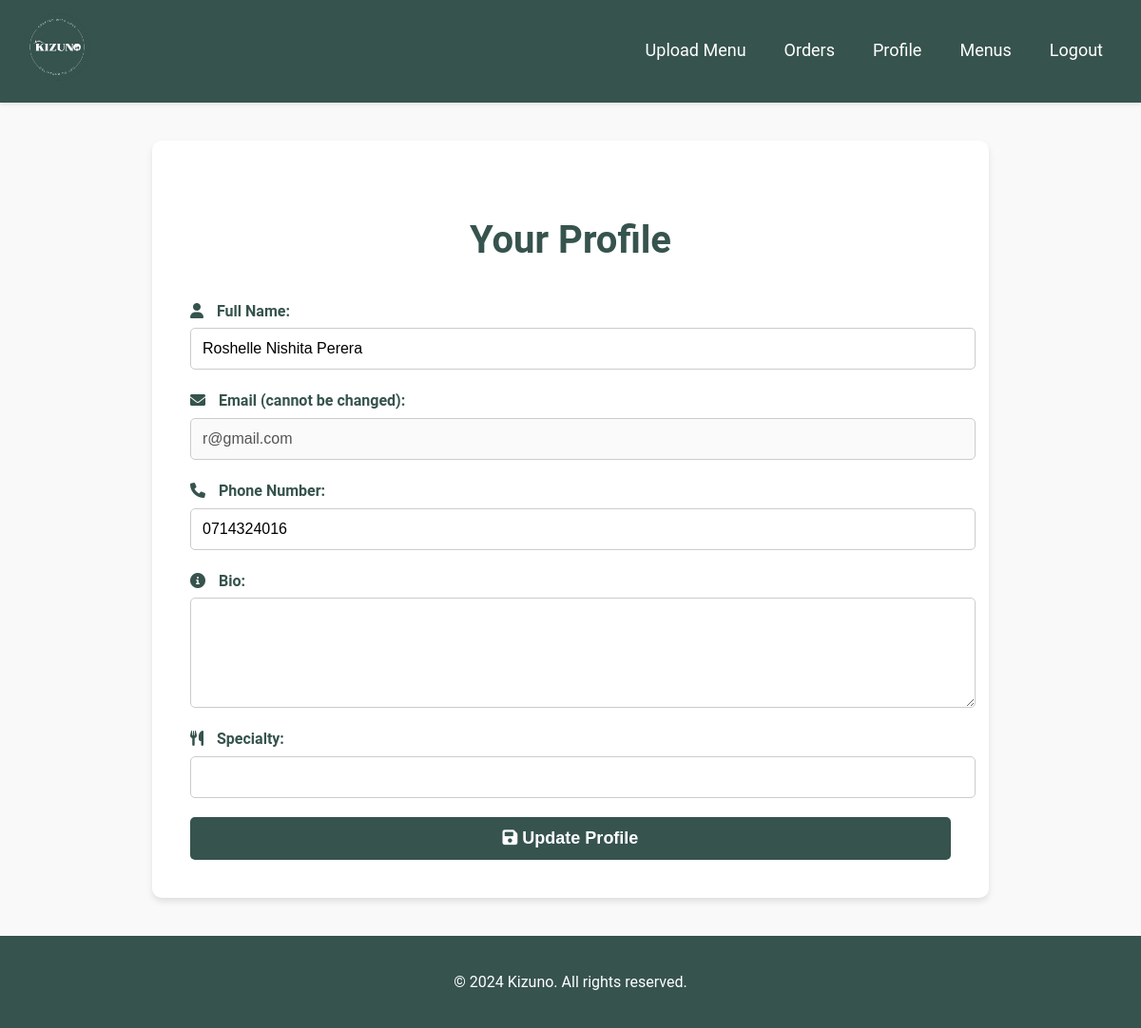
/FRONTEND/html/cook_profile.php (signed in), run on the app's committed database.
### tables this page shows
CREATE TABLE `cooks` (
  `cook_id` int(11) NOT NULL,
  `user_id` int(11) DEFAULT NULL,
  `bio` text DEFAULT NULL,
  `specialty` varchar(255) DEFAULT NULL,
  `rating` decimal(3,2) DEFAULT 0.00,
  `total_reviews` int(11) DEFAULT 0
);

CREATE TABLE `users` (
  `user_id` int(11) NOT NULL,
  `full_name` varchar(100) NOT NULL,
  `email` varchar(100) NOT NULL,
  `phone_number` varchar(15) DEFAULT NULL,
  `password_hash` varchar(255) NOT NULL,
  `user_type` enum('cook','customer','driver') NOT NULL,
  `created_at` timestamp NOT NULL DEFAULT current_timestamp()
);

### FRONTEND/html/cook_profile.php (the view, shortened to what this page needs)
<?php
require '../../BACKEND/db.php';
$cook_id = $_SESSION['user_id'];
$stmt = $pdo->prepare("
    SELECT u.full_name, u.email, u.phone_number, c.bio, c.specialty, c.rating, c.total_reviews
    FROM users u
    INNER JOIN cooks c ON u.user_id = c.user_id
    WHERE u.user_id = ?
");
$stmt->execute([$cook_id]);
$cook = $stmt->fetch(PDO::FETCH_ASSOC);
?>
<!DOCTYPE html>
<html lang="en">
<head>
    <link rel="stylesheet" href="https://cdnjs.cloudflare.com/ajax/libs/font-awesome/6.0.0-beta3/css/all.min.css">
    <link rel="stylesheet" href="../css/cook_profile.css">
</head>
<body>
    <header>
        <div class="logo">
            <a href="cook_dashboard.php">
                <img src="../RESOURCES/logo.png" alt="Kizuno Logo">
            </a>
        </div>
        <nav>
            <ul>
                <li><a href="menu_upload.php">Upload Menu</a></li>
                <li><a href="order_management.php">Orders</a></li>
                <li><a href="cook_profile.php">Profile</a></li>
                <li><a href="previous_menus.php">Menus</a></li>
                <li><a href="../../BACKEND/logout.php">Logout</a></li>
            </ul>
        </nav>
    </header>
    <main>
        <section class="profile-section">
            <h1>Your Profile</h1>
            <form action="cook_profile.php" method="POST">
                <div class="form-group">
                    <label for="full_name"><i class="fas fa-user"></i> Full Name:</label>
                    <input type="text" id="full_name" name="full_name" value="<?php echo htmlspecialchars($cook['full_name']); ?>" required>
                </div>
                <div class="form-group">
                    <label for="email"><i class="fas fa-envelope"></i> Email (cannot be changed):</label>
                    <input type="email" id="email" name="email" value="<?php echo htmlspecialchars($cook['email']); ?>" disabled>
                </div>
                <div class="form-group">
                    <label for="phone_number"><i class="fas fa-phone"></i> Phone Number:</label>
                    <input type="text" id="phone_number" name="phone_number" value="<?php echo htmlspecialchars($cook['phone_number']); ?>" required>
                </div>
                <div class="form-group">
                    <label for="bio"><i class="fas fa-info-circle"></i> Bio:</label>
                    <textarea id="bio" name="bio" rows="5"><?php echo htmlspecialchars($cook['bio']); ?></textarea>
                </div>
                <div class="form-group">
                    <label for="specialty"><i class="fas fa-utensils"></i> Specialty:</label>
                    <input type="text" id="specialty" name="specialty" value="<?php echo htmlspecialchars($cook['specialty']); ?>">
                </div>
                <button type="submit"><i class="fas fa-save"></i> Update Profile</button>
            </form>
        </section>
    </main>
    <footer>
        <p>&copy; 2024 Kizuno. All rights reserved.</p>
    </footer>
</body>
</html>

### FRONTEND/css/cook_profile.css (style rules this page uses)
:root { --primary-color: #36534d; --secondary-color: #f0f4f3; --accent-color: #45a049; --text-color: #333; --background-color: #f9f9f9; --success-color: #4CAF50; --error-color: #f44336; }
body { font-family: 'Roboto', Arial, sans-serif; margin: 0; background-color: var(--background-color); color: var(--text-color); line-height: 1.6; }
header { background-color: var(--primary-color); color: white; display: flex; justify-content: space-between; align-items: center; padding: 10px 20px; box-shadow: 0 2px 4px rgba(0, 0, 0, 0.1); }
header .logo { display: flex; align-items: center; }
.logo { text-align: center; }
.logo img { height: 80px; transition: transform 0.3s ease; }
nav ul { list-style-type: none; margin: 0; padding: 0; display: flex; }
nav ul li { display: inline; margin-right: 20px; margin-left: 20px; }
nav ul li a { color: white; text-decoration: none; font-size: 18px; }
main { max-width: 800px; margin: 40px auto; padding: 40px; background-color: white; border-radius: 10px; box-shadow: 0 4px 6px rgba(0, 0, 0, 0.1); }
.profile-section h1 { color: var(--primary-color); font-size: 2.5em; margin-bottom: 30px; text-align: center; }
form { display: grid; gap: 20px; }
.form-group { display: flex; flex-direction: column; position: relative; }
label i { margin-right: 10px; color: var(--primary-color); }
label { font-weight: bold; margin-bottom: 5px; color: var(--primary-color); }
input[type="text"], input[type="email"], textarea { width: 100%; padding: 12px; border: 1px solid #ccc; border-radius: 5px; font-size: 16px; transition: border-color 0.3s ease; }
button { background-color: var(--primary-color); color: white; padding: 12px 20px; border: none; border-radius: 5px; cursor: pointer; font-size: 18px; font-weight: bold; transition: background-color 0.3s ease; }
footer { background-color: var(--primary-color); color: white; text-align: center; padding: 20px 0; margin-top: 40px; }

### data on the page
cooks: full_name "Roshelle Nishita Perera", email "r@gmail.com", phone_number "0714324016"
